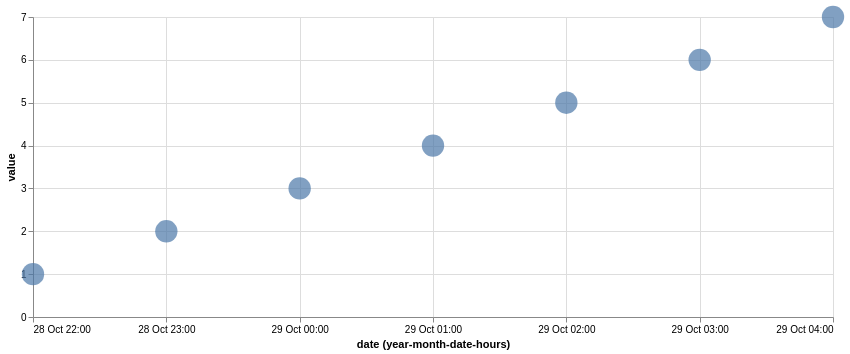

Vega-Lite specification for this chart:
### Vega-Lite specification from a JSON file in a GitHub repository (floating-point values rounded to 4 significant figures)
{"$schema": "https://vega.github.io/schema/vega-lite/v5.json", "data": {"format": {"parse": {"date": "date:'%d %b %Y %H:%M'"}}, "values": [{"date": "28 Oct 2017 22:00", "value": 1}, {"date": "28 Oct 2017 23:00", "value": 2}, {"date": "29 Oct 2017 00:00", "value": 3}, {"date": "29 Oct 2017 01:00", "value": 4}, {"date": "29 Oct 2017 02:00", "value": 5}, {"date": "29 Oct 2017 03:00", "value": 6}, {"date": "29 Oct 2017 04:00", "value": 7}]}, "encoding": {"size": {"value": 500}, "x": {"axis": {"format": "%d %b %H:%M"}, "field": "date", "scale": {"type": "time"}, "timeUnit": "yearmonthdatehours", "type": "temporal"}, "y": {"field": "value", "type": "quantitative"}}, "mark": "circle", "width": 800}
